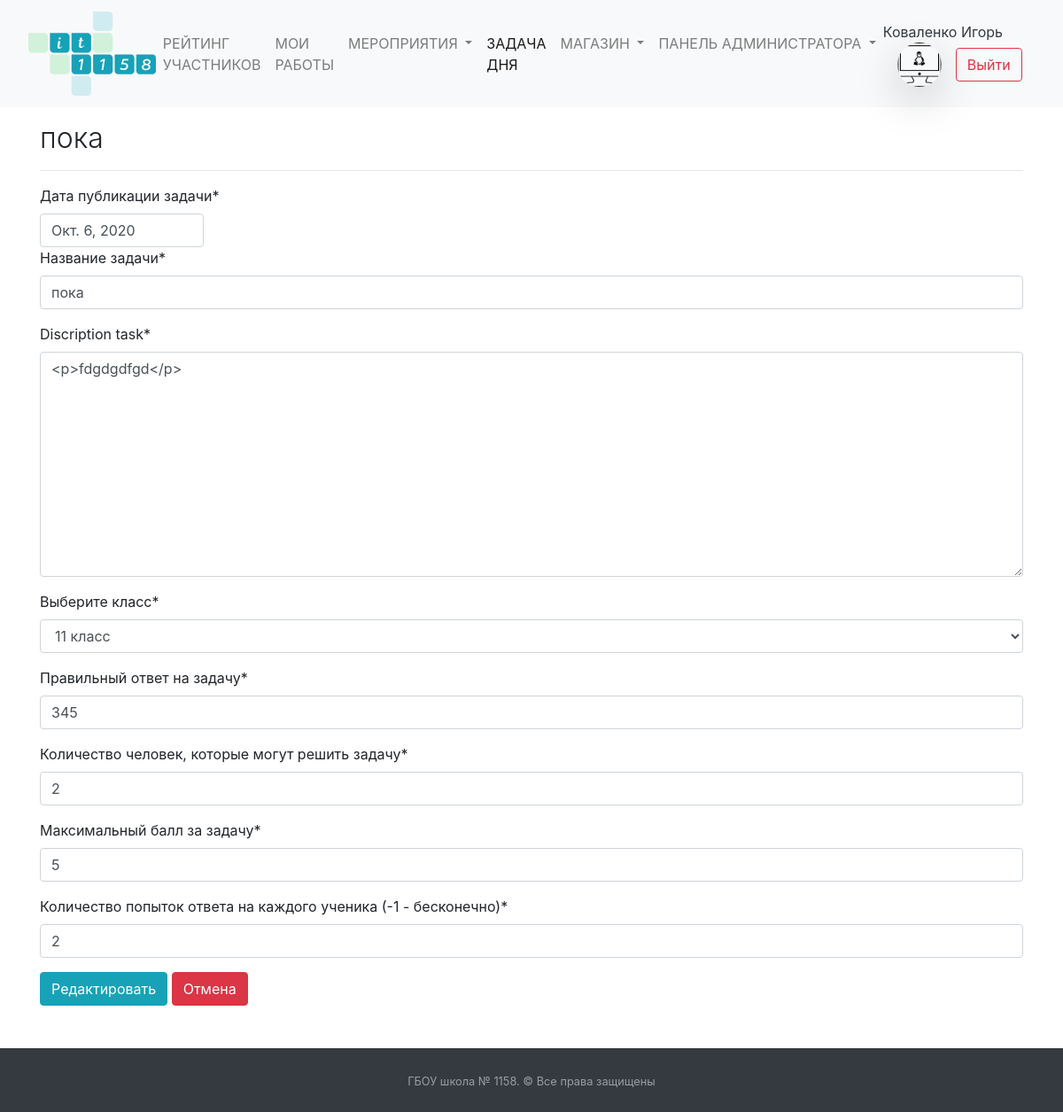
The app's page /daytask/edit/4 (signed in) with its own data.
### mainapp/models.py (models this page shows, shortened)
class Puples(models.Model):
    STATUS_CHOICES = (
        ('ST10', 'Ученик 10 ИТ-класса'),
        ('ST11', 'Ученик 11 ИТ-класса'),
        ('APP', 'Кандидат в ИТ-класс'),
        ('TEACH', 'Учитель')
    )
    PROGRESS_CHOICES = (
        (0, '0'),
        (25, '25'),
        (50, '50'),
        (75, '75'),
        (100, '100'),
    )
    name = models.CharField("Имя", null=True, max_length=50)
    surname = models.CharField("Фамилия", null=True, max_length=100)
    rate = models.PositiveIntegerField("Рейтинг ученика", default=0)
    image = models.ImageField("Фотография профиля", blank=True, upload_to="puples_photo",
                              default="puples_photo/user-2.png")
    user = models.OneToOneField(User, on_delete=models.CASCADE, null=True, default='',
                                verbose_name="Связь с таблицей пользователей")
    status = models.CharField("Статуc", choices=STATUS_CHOICES, default='ST10', max_length=30)
    applicant_first_result = models.FloatField("Результат первого этапа", blank=True, default=0)
    applicant_progress = models.IntegerField(verbose_name="Прогресс", choices=PROGRESS_CHOICES, default=0, blank=True)
    email = models.EmailField(verbose_name="Email", default="")
    phone = models.CharField(max_length=12, verbose_name="Телефон", default="")
    class Meta:
        verbose_name = "Пользователи"
        verbose_name_plural = "Пользователи"

### daytask/models.py (models this page shows, shortened)
class Tasks(models.Model):
    STATUS_CHOICES = (
        ('ST10', '10 класс'),
        ('ST11', '11 класс'),
    )
    date = models.DateField("Дата задачи", null=True)
    name = models.CharField("Название задачи", null=True, max_length=150)
    discription_task = HTMLField("Условие задачи")
    status_task = models.CharField("Выберите класс", choices=STATUS_CHOICES, default='ST10', max_length=30)
    result = models.CharField(null=True, verbose_name="Правильный ответ на задачу", max_length=200)
    count_answer = models.IntegerField(default=2,
                                       verbose_name="Количество человек, которые могут решить задачу")
    score = models.IntegerField("Максимальный балл за задачу", default=5)
    tries = models.IntegerField(default=-1, verbose_name="Количество попыток ответа на каждого ученика (-1 - бесконечно)")
    tries_list = models.CharField(default="", verbose_name="ID учеников, совершившие попытку",
                                                max_length=200,
                                                blank=True)
    id_puple_correct_answers = models.CharField(default="", verbose_name="ID учеников, кто дал правильный ответ",
                                                max_length=200,
                                                blank=True)
    class Meta:
        verbose_name = "Задача дня"
        verbose_name_plural = "Задача дня"

### daytask/views.py (the view, shortened to what this page needs)
# urls.py: path('edit/<int:id>', views.DayTaskEditView.as_view(), name='Редактирование задачи дня'),
class DayTaskEditView(DayTaskAddView):
    template_name = "daytask/daytask_edit.html"
    queryset = Tasks
    login_url = '/login/'
    form_class = TaskForm
    def get_context_data(self, *, object_list=None, **kwargs):
        context = super().get_context_data(**kwargs)
        context['task'] = Tasks.objects.get(id=int(self.kwargs['id']))
        yy, mm, dd = map(str, str(context['task'].date).split("-"))
        context['date'] = dd + "." + mm + "." + yy
        context['form'] = TaskForm(
            initial={"name": context['task'].name,
                     "discription_task": context['task'].discription_task,
                     "status_task": context['task'].status_task,
                     "result": context['task'].result,
                     "count_answer": context['task'].count_answer,
                     "score": context['task'].score,
                     "tries": context['task'].tries})
        return context

### daytask/forms.py
class TaskForm(forms.ModelForm):
    class Meta:
        model = Tasks
        fields = (
            "date", "name", "discription_task", "status_task", "result", "count_answer", "score", "tries")

### mainapp/addons_python/views_addons_classes.py (called while the page is built)
    def get_context_data(self, *, object_list=None, **kwargs):
        context = super().get_context_data(**kwargs)
        context['events_new'] = Events.objects.filter(check=False).count()
        context['applicants_count'] = Puples.objects.filter(
            status="APP").count()
        return context

### templates/daytask/daytask_edit.html (shortened to what this page needs)
{% extends  'base.html' %}
{% load static %}
{% load crispy_forms_tags %}
{% block main %}
<div class="container pt-3">
    <h2 class="font-weight-light">{{ task.name }}</h2>
    <hr>
    <form method="post">
        <div class="form-row">
            <div class="form-group col-12 mb-0">
                <label for="datepicker">Дата публикации задачи*</label>
                <input type="text" class="form-control col-xl-2" id="datepicker" placeholder="Выберите дату"
                       name="date" value="{{ task.date }}" required>
            </div>
            <div class="form-group col-12 mb-0">
                {{ form.name|as_crispy_field }}
            </div>
            <div class="form-group col mb-0">
                {{ form.discription_task|as_crispy_field }}
            </div>
            <div class="form-group col-12 mb-0">
                {{ form.status_task|as_crispy_field }}
            </div>
            <div class="form-group col-12 mb-0">
                {{ form.result|as_crispy_field }}
            </div>
            <div class="form-group col-12 mb-0">
                {{ form.count_answer|as_crispy_field }}
            </div>
            <div class="form-group col-12 mb-0">
                {{ form.score|as_crispy_field }}
            </div>
            <div class="form-group col-12 mb-0">
                {{ form.tries|as_crispy_field }}
            </div>
            <div class="form-group col-12 mb-0">
                <button type="submit" class="btn btn-info">Редактировать</button>
                <a class="btn btn-danger" href="javascript:history.back()" role="button">Отмена</a>
            </div>
        </div>
    </form>
</div>
{% endblock %}
{% block detail_active_task %} active{% endblock %}

### templates/base.html (shortened to what this page needs)
<!DOCTYPE html>
<html lang="ru">
{% load static %}
<head>
    <link href="{% static 'css/bootstrap.css' %}" rel="stylesheet" type="text/css">
    <link href="{% static 'css/style.css' %}" rel="stylesheet" type="text/css">
    <link href="{% static 'css/pre.css' %}" rel="stylesheet" type="text/css">
    <link href="{% static 'css/style_daytask.css' %}" rel="stylesheet" type="text/css">
    <link rel="stylesheet" href="//code.jquery.com/ui/1.12.1/themes/base/jquery-ui.css">
    <link rel="stylesheet" href="/resources/demos/style.css">
</head>
<body>
<div class="container-fuild">
    <nav class="navbar navbar-expand-lg navbar-light bg-light">
        <a href="/" class="navbar-brand">
            <img class="img-fluid mx-3"
                 width="150" height="150"
                 src="{% static '/images/logo_it_class.svg' %}"></a>
        <div class="collapse navbar-collapse" id="navbarSupportedContent">
            <ul class="navbar-nav mr-auto">
                {% if user.is_authenticated and user.puples.status != "APP" %}
                    <li class="nav-item">
                        <a class="nav-link{% block detail_active %}{% endblock %}" href="/rate">РЕЙТИНГ УЧАСТНИКОВ</a>
                    </li>
                {% endif %}
                {% if user.is_authenticated and user.puples.status != "APP" %}
                    <li class="nav-item">
                        <a class="nav-link{% block detail_active_works %}{% endblock %}" href="/works">МОИ РАБОТЫ</a>
                    </li>
                {% endif %}
                <li class="nav-item dropdown">
                    <a class="nav-link dropdown-toggle{% block detail_active_hach %}{% endblock %}" href="#"
                       id="navbarDropdown" role="button"
                       data-toggle="dropdown" aria-haspopup="true" aria-expanded="false">
                        МЕРОПРИЯТИЯ
                    </a>
                </li>
                {% if user.is_authenticated and user.puples.status != "APP" %}
                    <li class="nav-item">
                        <a class="nav-link{% block detail_active_task %}{% endblock %}" href="/daytask/">ЗАДАЧА ДНЯ</a>
                    </li>
                    <li class="nav-item dropdown">
                        <a class="nav-link {% block market_active %}{% endblock %} dropdown-toggle" href="#"
                           id="navbarDropdown" role="button"
                           data-toggle="dropdown" aria-haspopup="true" aria-expanded="false">
                            МАГАЗИН
                        </a>
                    </li>
                {% endif %}
                {% if user.is_superuser %}
                    <li class="nav-item dropdown">
                        <a class="nav-link dropdown-toggle" href="#"
                           id="navbarDropdown" role="button"
                           data-toggle="dropdown" aria-haspopup="true" aria-expanded="false">
                            ПАНЕЛЬ АДМИНИСТРАТОРА
                        </a>
                    </li>
                {% endif %}
            </ul>
            <form class="form-inline my-2 my-lg-0">
                {% if user.is_authenticated %}
                    <a class="nav-link text-dark disabled p-0"
                       href="/account/">{{ user.last_name }} {{ user.first_name }}</a>
                    <a href="/account/">
                        <img class="img-fluid mx-3 rounded-circle shadow-lg"
                             style="width: 50px; object-fit: cover; height:50px;"
                             src="{{ user.puples.image.url }}"></a>
                {% endif %}
                {% if user.username == "" %}
                    <a class="nav-link disabled" href="#">Гость</a>
                    <a class="btn btn-outline-success my-2 my-sm-0" href="/login">Войти</a>
                {% else %}
                    <a class="btn btn-outline-danger my-2 my-sm-0" href="/logout">Выйти</a>
                {% endif %}
            </form>
        </div>
    </nav>
    {% block main %}
    {% endblock %}
    <footer id="sticky-footer" class="py-4 bg-dark text-white-50 mt-5">
        <div class="container text-center">
            <small>ГБОУ школа № 1158. &copy; Все права защищены</small>
        </div>
    </footer>
</div>
</body>
</html>

### records on screen
Tasks: name "пока", date "Окт. 6, 2020", discription_task "<p>fdgdgdfgd</p>", status_task "11 класс", result "345", count_answer "2", score "5", tries "2"

### other values on screen
{{ user.last_name }} "Коваленко"
{{ user.first_name }} "Игорь"
